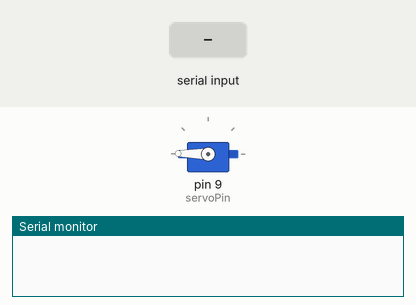
Recording of a sketch running on a simulated Arduino Uno, built with avr-gcc and run on an emulated ATmega328P. Shown: servo, the last lines printed to the serial monitor. Inputs (shaded band) come from the test bench.

Above: at 3.9 s.
4.0 s: "2" received over the second serial link
At 4.8 s:
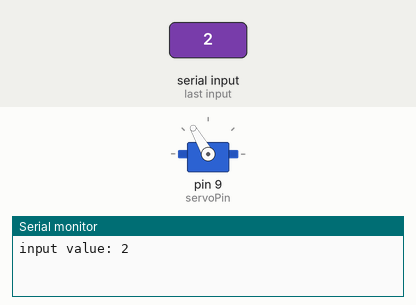
7.0 s: "1" received over the second serial link
At 7.3 s:
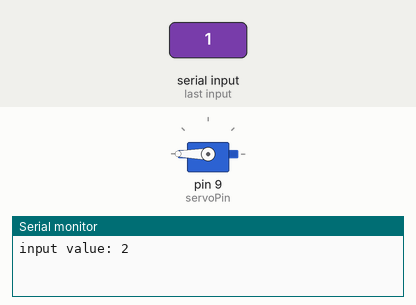
Timing chart, 0 to 10.0 s (numbered marks = the images above; inputs shaded):
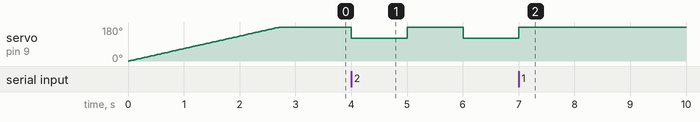

Measured:
- after the input at 4.0 s, servo on pin 9 (servoPin): 179° → 120° at once, → 180° 1.0 s later, → 120° 1.0 s later
- after the input at 7.0 s, servo on pin 9 (servoPin): goes on until 7.0 s, then stays 180°

The sketch:

170911_spiderMap.ino
```cpp
#include <Servo.h>
#include <SoftwareSerial.h> //시리얼 통신 라이브러리 호출


Servo servo;

int servoPin = 9;
int num =0;
int angle= 0;
int temp =0;

int blueTx=2;   //Tx (보내는핀 설정)
int blueRx=3;   //Rx (받는핀 설정)
SoftwareSerial mySerial(blueTx, blueRx);  //시리얼 통신을 위한 객체선언
String myString=""; //받는 문자열


void callback1(){
  temp =0;
    while(temp == 0)
    {
     servo.write(60);
     delay(1000);
     servo.write(0);
     delay(1000);
     if (mySerial.available()){
      temp = mySerial.read();
     }
    }
}

void callback2(){
  temp =0;
  while(temp == 0)
  {
   servo.write(120);
   delay(1000);
   servo.write(180);
   delay(1000);
   if (mySerial.available()){
      temp = mySerial.read();
     }
  }
}

void setup() {
  // put your setup code here, to run once:
    Serial.begin(9600);   //시리얼모니터
    mySerial.begin(9600); //블루투스 시리얼 개방
    servo.attach(servoPin);

    for(angle = 0; angle < 180; angle++)
  {
    servo.write(angle);
    delay(15);
  }

}

void loop() {
  while(mySerial.available())  //mySerial 값이 있으면
  {
    char myChar = (char)mySerial.read();  //mySerial int형식의 값을 char형식으로 변환
    myString+=myChar;   //수신되는 문자열을 myString에 모두 붙임 (1바이트씩 전송되는 것을 모두 붙임)
    delay(5);           //수신 문자열 끊김 방지
  }

  if(!myString.equals(""))  //myString 값이 있다면
  {
    Serial.println("input value: "+myString); //시리얼모니터에 myString값 출력

      if(myString=="1")  //myString 값이 'on' 이라면
      {
        callback1();
      } else if (myString == "2"){
        callback2();
      }

    myString="";  //myString 변수값 초기화
  }


}
```
